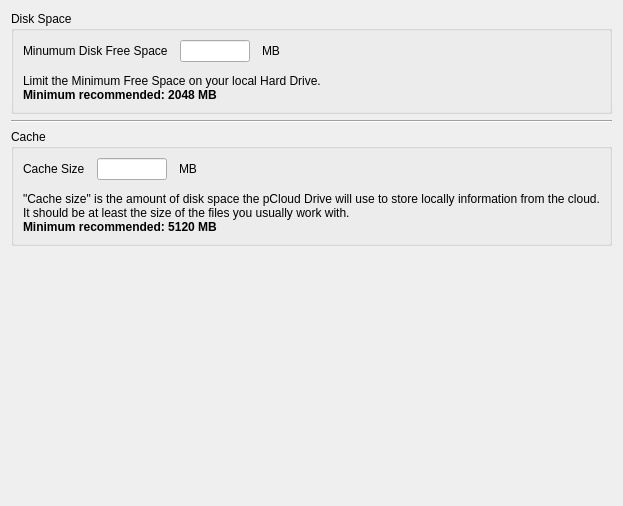
            <widget class="QWidget" name="tabSpace">
             <attribute name="title">
              <string>Page</string>
             </attribute>
             <layout class="QVBoxLayout" name="verticalLayout_35">
              <item>
               <widget class="QGroupBox" name="groupBox">
                <property name="title">
                 <string>Disk Space</string>
                </property>
                <layout class="QVBoxLayout" name="verticalLayout_23">
                 <property name="spacing">
                  <number>12</number>
                 </property>
                 <item>
                  <layout class="QHBoxLayout" name="horizontalLayout_22" stretch="0,0,0,0">
                   <item>
                    <widget class="QLabel" name="label_minspaceinfo">
                     <property name="text">
                      <string>&lt;html&gt;&lt;head/&gt;&lt;body&gt;&lt;p&gt;Minumum Disk Free Space&lt;/p&gt;&lt;/body&gt;&lt;/html&gt;</string>
                     </property>
                    </widget>
                   </item>
                   <item>
                    <widget class="QLineEdit" name="edit_minLocalSpace">
                     <property name="maximumSize">
                      <size>
                       <width>70</width>
                       <height>16777215</height>
                      </size>
                     </property>
                     <property name="inputMethodHints">
                      <set>Qt::ImhDigitsOnly</set>
                     </property>
                     <property name="text">
                      <string/>
                     </property>
                    </widget>
                   </item>
                   <item>
                    <widget class="QLabel" name="label_syncmb">
                     <property name="text">
                      <string>MB</string>
                     </property>
                    </widget>
                   </item>
                   <item>
                    <spacer name="horizontalSpacer_17">
                     <property name="orientation">
                      <enum>Qt::Horizontal</enum>
                     </property>
                     <property name="sizeHint" stdset="0">
                      <size>
                       <width>40</width>
                       <height>20</height>
                      </size>
                     </property>
                    </spacer>
                   </item>
                  </layout>
                 </item>
                 <item>
                  <widget class="QLabel" name="label_infominspace">
                   <property name="text">
                    <string>&lt;html&gt;&lt;head/&gt;&lt;body&gt;&lt;p&gt;Limit the Minimum Free Space on your local Hard Drive.&lt;br/&gt;&lt;span style=&quot; font-weight:600;&quot;&gt;Minimum recommended: 2048 MB&lt;/span&gt;&lt;/p&gt;&lt;/body&gt;&lt;/html&gt;</string>
                   </property>
                  </widget>
                 </item>
                </layout>
               </widget>
              </item>
              <item>
               <widget class="Line" name="line_settngsSpace">
                <property name="orientation">
                 <enum>Qt::Horizontal</enum>
                </property>
               </widget>
              </item>
              <item>
               <widget class="QGroupBox" name="groupBox_2">
                <property name="title">
                 <string>Cache</string>
                </property>
                <layout class="QVBoxLayout" name="verticalLayout_34">
                 <property name="spacing">
                  <number>12</number>
                 </property>
                 <item>
                  <layout class="QHBoxLayout" name="horizontalLayout_7">
                   <item>
                    <widget class="QLabel" name="label_cache">
                     <property name="text">
                      <string>&lt;html&gt;&lt;head/&gt;&lt;body&gt;&lt;p&gt;Cache Size&lt;/p&gt;&lt;/body&gt;&lt;/html&gt;</string>
                     </property>
                    </widget>
                   </item>
                   <item>
                    <widget class="QLineEdit" name="edit_cache">
                     <property name="maximumSize">
                      <size>
                       <width>70</width>
                       <height>16777215</height>
                      </size>
                     </property>
                     <property name="inputMethodHints">
                      <set>Qt::ImhDigitsOnly</set>
                     </property>
                    </widget>
                   </item>
                   <item>
                    <widget class="QLabel" name="label_mb">
                     <property name="text">
                      <string>MB</string>
                     </property>
                    </widget>
                   </item>
                   <item>
                    <spacer name="horizontalSpacer_14">
                     <property name="orientation">
                      <enum>Qt::Horizontal</enum>
                     </property>
                     <property name="sizeHint" stdset="0">
                      <size>
                       <width>40</width>
                       <height>20</height>
                      </size>
                     </property>
                    </spacer>
                   </item>
                  </layout>
                 </item>
                 <item>
                  <widget class="QLabel" name="label_infocache">
                   <property name="text">
                    <string>&lt;html&gt;&lt;head/&gt;&lt;body&gt;&lt;p&gt;&amp;quot;Cache size&amp;quot; is the amount of disk space the pCloud Drive will use to store locally information from the cloud.&lt;br/&gt;It should be at least the size of the files you usually work with. &lt;br/&gt;&lt;span style=&quot; font-weight:600;&quot;&gt;Minimum recommended: 5120 MB&lt;/span&gt;&lt;/p&gt;&lt;/body&gt;&lt;/html&gt;</string>
                   </property>
                   <property name="wordWrap">
                    <bool>false</bool>
                   </property>
                  </widget>
                 </item>
                </layout>
               </widget>
              </item>
              <item>
               <spacer name="verticalSpacer_9">
                <property name="orientation">
                 <enum>Qt::Vertical</enum>
                </property>
                <property name="sizeHint" stdset="0">
                 <size>
                  <width>20</width>
                  <height>249</height>
                 </size>
                </property>
               </spacer>
              </item>
             </layout>
            </widget>
